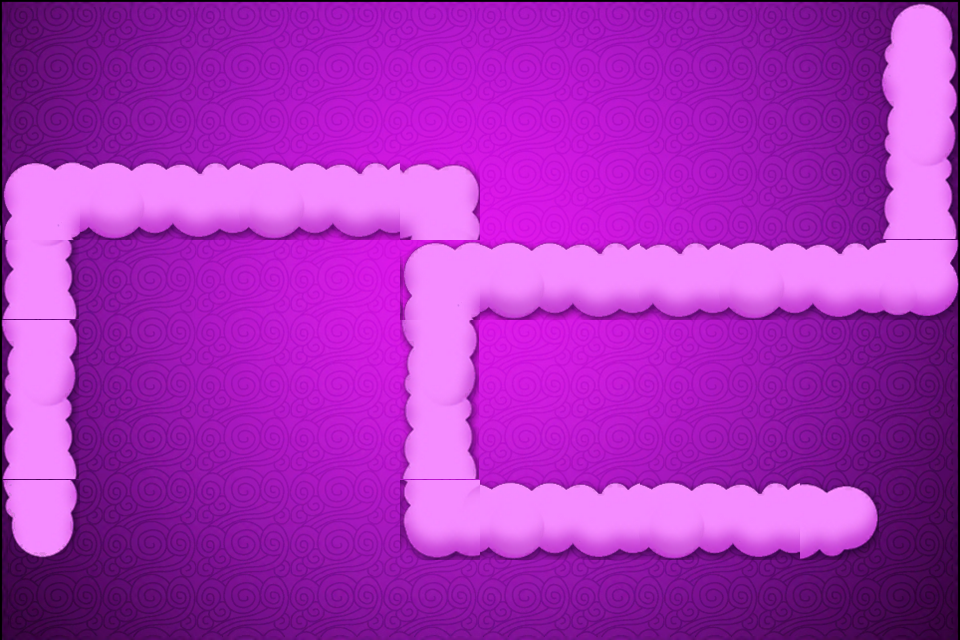

This is a level from a 2D game, rendered from its Tiled map with the project's own tilesets. A one-line summary and the complete map file follow:
An orthogonal 12x8 tile map with 80x80 px tiles, 2 tile layers (background, path), 2 tilesets and 18 objects (3x 0, 3x 1, 3x 2, 3x 3, 3x 4, ...).

<map version="1.0" orientation="orthogonal" renderorder="right-down" width="12" height="8" tilewidth="80" tileheight="80" nextobjectid="26">
 <tileset firstgid="1" name="Bg4" tilewidth="80" tileheight="80" tilecount="96" columns="12">
  <image source="Bg4.png" width="960" height="640" />
 </tileset>
 <tileset firstgid="97" name="sucai2" tilewidth="80" tileheight="80" tilecount="30" columns="6">
  <image source="sucai2.png" width="480" height="400" />
 </tileset>
 <layer name="background" width="12" height="8">
  <data encoding="csv">
1,2,3,4,5,6,7,8,9,10,11,12,
13,14,15,16,17,18,19,20,21,22,23,24,
25,26,27,28,29,30,31,32,33,34,35,36,
37,38,39,40,41,42,43,44,45,46,47,48,
49,50,51,52,53,54,55,56,57,58,59,60,
61,62,63,64,65,66,67,68,69,70,71,72,
73,74,75,76,77,78,79,80,81,82,83,84,
85,86,87,88,89,90,91,92,93,94,95,96
</data>
 </layer>
 <layer name="path" width="12" height="8">
  <data encoding="csv">
1,2,3,4,5,6,7,8,9,10,11,97,
0,0,0,0,0,0,0,0,0,0,0,103,
108,111,112,111,112,107,0,0,0,0,0,109,
109,0,0,0,0,108,111,112,112,111,112,113,
103,0,0,0,0,103,0,0,0,0,0,0,
109,0,0,0,0,109,0,0,0,0,0,0,
98,0,0,0,0,115,111,112,111,112,117,0,
0,0,0,0,0,0,0,0,0,0,0,0
</data>
 </layer>
 <objectgroup name="pathObject">
  <object id="1" name="0" x="29" y="508" width="20" height="20" />
  <object id="2" name="1" x="25" y="191.667" width="20" height="20" />
  <object id="3" name="2" x="425.333" y="191" width="20" height="20" />
  <object id="4" name="3" x="438.333" y="508.333" width="20" height="20" />
  <object id="5" name="4" x="835" y="505" width="20" height="20" />
 </objectgroup>
 <objectgroup name="obstacles">
  <object id="12" name="0" x="26" y="512" width="18" height="19" />
  <object id="13" name="1" x="184" y="350.5" width="18" height="19" />
  <object id="14" name="2" x="266" y="430.5" width="18" height="19" />
  <object id="15" name="3" x="348" y="102.5" width="18" height="19" />
  <object id="16" name="4" x="742" y="189.5" width="18" height="19" />
  <object id="17" name="5" x="584" y="429.5" width="18" height="19" />
  <object id="18" name="6" x="514" y="111.5" width="18" height="19" />
  <object id="19" name="7" x="512" y="347.5" width="18" height="19" />
 </objectgroup>
 <objectgroup name="pathObject2">
  <object id="21" name="0" x="909" y="25" width="20" height="20" />
  <object id="22" name="1" x="911" y="275" width="20" height="20" />
  <object id="23" name="2" x="433" y="271" width="20" height="20" />
  <object id="24" name="3" x="435" y="505" width="20" height="20" />
  <object id="25" name="4" x="833" y="504" width="20" height="20" />
 </objectgroup>
</map>